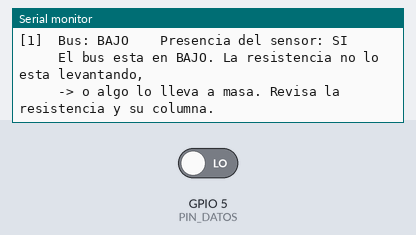
Bench run of a sketch on a simulated ESP32. Shown: the last lines printed to the serial monitor. Inputs (shaded band) come from the test bench; at power-on: GPIO 5 (PIN_DATOS) LOW.

Above: at 2.0 s.
2.1 s: GPIO 5 (PIN_DATOS) driven HIGH
At 4.5 s:
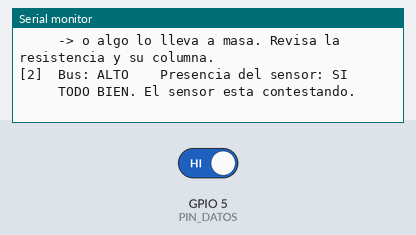
4.8 s: GPIO 5 (PIN_DATOS) driven LOW
At 7.1 s:
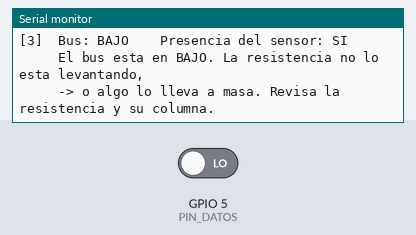
Timing chart, 0 to 8.6 s (numbered marks = the images above; inputs shaded):
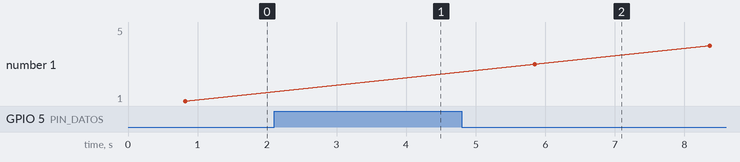

Measured:
- after the input at 2.1 s, the serial monitor: prints a new line after 1.2 s (image 1)
- after the input at 4.8 s, the serial monitor: prints a new line after 1.0 s (image 2)

The sketch:

04-diagnostico-bus.ino
```cpp
// ============================================================================
//  Mantech Latam - Prueba 4: diagnostico del bus 1-Wire
//
//  Mira el estado del pin de datos e intenta el "reset" del protocolo 1-Wire,
//  que es el saludo con el que el sensor avisa que esta presente.
//
//  Cambia PIN_DATOS por el GPIO donde tengas el bus. No hace falta conectar
//  ningun cable extra.
//
//  NOTA: el ESP32 solo puede medir tension en algunos pines (ADC). En los
//  demas se informa el nivel logico, que para este diagnostico alcanza: lo
//  que importa es si la resistencia logra mantener el bus en alto.
//
//  COMO SE LEE EL RESULTADO
//
//   Bus en ALTO  +  presencia SI  -> todo bien, el sensor contesta.
//   Bus en ALTO  +  presencia NO  -> la resistencia funciona pero el sensor
//                                    no responde: sensor o sus contactos.
//   Bus en BAJO                   -> algo lleva la linea a masa.
// ============================================================================

#include <OneWire.h>

#define PIN_DATOS 5

OneWire bus(PIN_DATOS);
int vuelta = 0;

/** Pines del ESP32 que pueden medir tension. El resto solo lee alto/bajo. */
bool tieneADC(int pin) {
  const int conADC[] = { 0, 2, 4, 12, 13, 14, 15, 25, 26, 27, 32, 33, 34, 35, 36, 39 };
  for (unsigned i = 0; i < sizeof(conADC) / sizeof(conADC[0]); i++) {
    if (conADC[i] == pin) return true;
  }
  return false;
}

int medirMilivolts(int pin) {
  long suma = 0;
  for (int i = 0; i < 24; i++) {
    suma += analogReadMilliVolts(pin);
    delay(2);
  }
  return (int)(suma / 24);
}

void setup() {
  Serial.begin(115200);
  delay(800);
  analogSetAttenuation(ADC_11db);

  Serial.println();
  Serial.println("==========================================");
  Serial.println(" Mantech - Diagnostico del bus 1-Wire");
  Serial.println("==========================================");
  Serial.print(" Pin de datos: GPIO ");
  Serial.println(PIN_DATOS);
  Serial.print(" Medicion de tension: ");
  Serial.println(tieneADC(PIN_DATOS) ? "disponible" : "no disponible en este pin (se usa nivel logico)");
  Serial.println("------------------------------------------");
}

void loop() {
  vuelta++;

  // Soltamos el pin para que lo gobierne solo la resistencia de pull-up.
  pinMode(PIN_DATOS, INPUT);
  delay(5);

  bool alto = digitalRead(PIN_DATOS) == HIGH;
  int mv = tieneADC(PIN_DATOS) ? medirMilivolts(PIN_DATOS) : -1;

  // Si hay un sensor escuchando, contesta tirando la linea a cero un instante.
  bool presencia = bus.reset();

  Serial.println();
  Serial.print("[");
  Serial.print(vuelta);
  Serial.print("]  Bus: ");
  Serial.print(alto ? "ALTO" : "BAJO");
  if (mv >= 0) {
    Serial.print(" (");
    Serial.print(mv);
    Serial.print(" mV)");
  }
  Serial.print("    Presencia del sensor: ");
  Serial.println(presencia ? "SI" : "NO");

  Serial.print("     ");
  if (alto && presencia) {
    Serial.println("TODO BIEN. El sensor esta contestando.");
  } else if (alto && !presencia) {
    Serial.println("La resistencia funciona (bus en alto), pero el sensor no contesta.");
    Serial.println("     -> Revisa los cables del sensor y sus contactos.");
  } else {
    Serial.println("El bus esta en BAJO. La resistencia no lo esta levantando,");
    Serial.println("     -> o algo lo lleva a masa. Revisa la resistencia y su columna.");
  }

  delay(2500);
}
```
